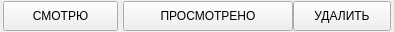
<?xml version="1.0" encoding="UTF-8"?>
<ui version="4.0">
 <class>Form</class>
 <widget class="QWidget" name="Form">
  <property name="geometry">
   <rect>
    <x>0</x>
    <y>0</y>
    <width>394</width>
    <height>32</height>
   </rect>
  </property>
  <property name="windowTitle">
   <string>Form</string>
  </property>
  <layout class="QHBoxLayout" name="horizontalLayout">
   <property name="spacing">
    <number>0</number>
   </property>
   <property name="leftMargin">
    <number>3</number>
   </property>
   <property name="topMargin">
    <number>0</number>
   </property>
   <property name="rightMargin">
    <number>3</number>
   </property>
   <property name="bottomMargin">
    <number>0</number>
   </property>
   <item>
    <layout class="QHBoxLayout" name="row_left">
     <property name="spacing">
      <number>5</number>
     </property>
     <item>
      <widget class="QPushButton" name="viewing">
       <property name="minimumSize">
        <size>
         <width>115</width>
         <height>30</height>
        </size>
       </property>
       <property name="maximumSize">
        <size>
         <width>100</width>
         <height>16777215</height>
        </size>
       </property>
       <property name="cursor">
        <cursorShape>PointingHandCursor</cursorShape>
       </property>
       <property name="focusPolicy">
        <enum>Qt::NoFocus</enum>
       </property>
       <property name="text">
        <string>СМОТРЮ</string>
       </property>
      </widget>
     </item>
     <item>
      <widget class="QPushButton" name="viewed">
       <property name="minimumSize">
        <size>
         <width>170</width>
         <height>30</height>
        </size>
       </property>
       <property name="cursor">
        <cursorShape>PointingHandCursor</cursorShape>
       </property>
       <property name="focusPolicy">
        <enum>Qt::NoFocus</enum>
       </property>
       <property name="text">
        <string>ПРОСМОТРЕНО</string>
       </property>
      </widget>
     </item>
    </layout>
   </item>
   <item>
    <layout class="QHBoxLayout" name="row_right">
     <item>
      <widget class="QPushButton" name="delT">
       <property name="minimumSize">
        <size>
         <width>0</width>
         <height>30</height>
        </size>
       </property>
       <property name="maximumSize">
        <size>
         <width>100</width>
         <height>16777215</height>
        </size>
       </property>
       <property name="cursor">
        <cursorShape>PointingHandCursor</cursorShape>
       </property>
       <property name="focusPolicy">
        <enum>Qt::NoFocus</enum>
       </property>
       <property name="text">
        <string>УДАЛИТЬ</string>
       </property>
      </widget>
     </item>
    </layout>
   </item>
  </layout>
 </widget>
 <resources/>
 <connections/>
</ui>
